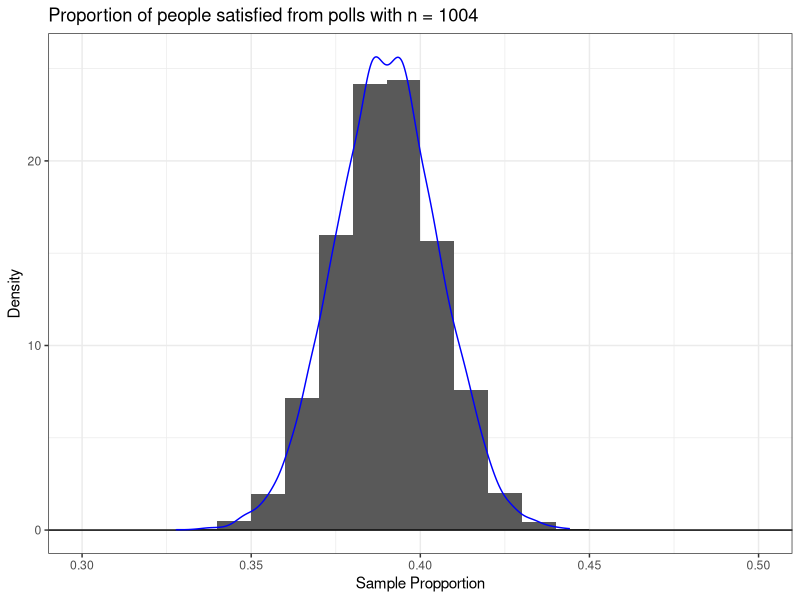
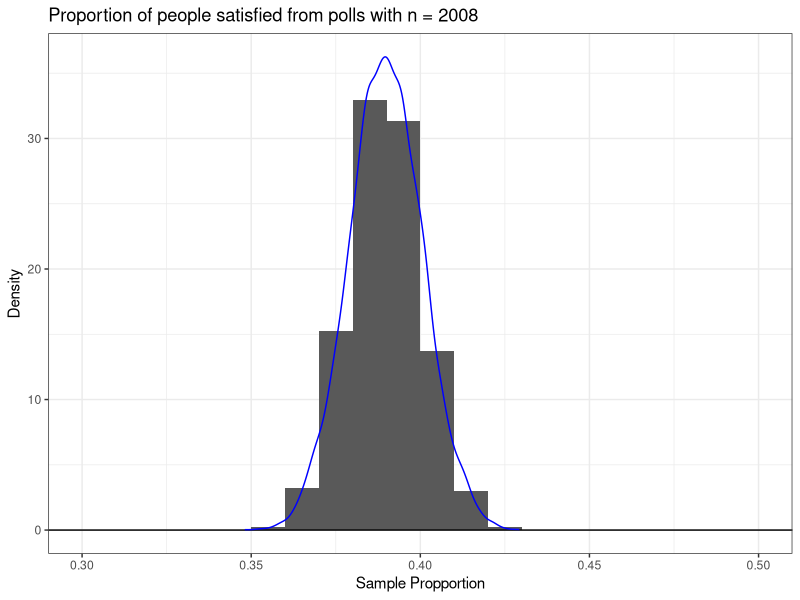

Write R code to recreate these figures, in order.
#Lab 10
install.packages("tidyverse")
install.packages("ggplot2")
install.packages("patchwork")
library(tidyverse)
library(ggplot2)
library(patchwork)

simulations = 10000
sample.size1 = 1004
p.true = 0.39
poll.data1 = rbinom(simulations, sample.size1, p.true)/sample.size1
df1 = data.frame(x=poll.data1)
histogram.plot1 = ggplot(data = df1, aes(x=x))+         
  geom_histogram(aes(y=after_stat(density)),
                 breaks=seq(0.3,0.5,0.01)) +
  geom_hline(yintercept=0)+                      
  theme_bw()+                                     
  geom_density(color = "blue") +
  xlab("Sample Propportion")+                 
  ylab("Density")+             
  labs(color = "", title = "Proportion of people satisfied from polls with n = 1004")
histogram.plot1

range1 = quantile(poll.data1, c(0.025, 0.975)) #(.3595618, .4203187), range = 0.0607569
MOE1 = (range1[2]-range1[1])/2 #MOE = 0.03037845, approx 3%

sample.size2 = 2008
poll.data2 = rbinom(simulations, sample.size2, p.true)/sample.size2
df2 = data.frame(x=poll.data2)
histogram.plot2 = ggplot(data = df2, aes(x=x))+                 
  geom_histogram(aes(y=after_stat(density)),
                 breaks=seq(0.3,0.5,0.01)) +
  geom_hline(yintercept=0)+                                 
  theme_bw()+                                                     
  geom_density(color = "blue") +
  xlab("Sample Propportion")+                                     
  ylab("Density")+                              
  labs(color = "", title = "Proportion of people satisfied from polls with n = 2008")
histogram.plot2

range2 = quantile(poll.data2, c(0.025, 0.975)) #(0.3685259, 0.4113546), range = 0.0428287 
MOE2 = (range2[2]-range2[1])/2 #MOE = 0.02141435, approx 2%

#Task 2: resampling
n = 1004
yes = round(n*p.true)
og.sample = tibble(id = 1:n,
                   measurement = c(rep(1, yes), rep(0,n-yes)))
og.sample |>
  summarize(mean = mean(measurement))
resamples = numeric(10000)
for(i in 1:10000){
  resample = sample(x = og.sample$measurement,
                    size = n,
                    replace = T)
  resamples[i] = mean(resample)
}
resamples.df = data.frame(x = resamples)
resampling.plot = ggplot(data = resamples.df, aes(x=x))+                 
  geom_histogram(aes(y=after_stat(density)),
                 breaks=seq(0.3,0.5,0.01)) +
  geom_hline(yintercept=0)+                                 
  theme_bw()+                                                     
  geom_density(color = "blue") +
  xlab("Resample Propportion")+                                     
  ylab("Density")+                              
  labs(color = "", title = "Resampling proportion of people satisfied with n = 1004")

resampling.range = quantile(resamples, c(0.025, 0.975)) #(0.3595618, 0.4213147 ), range = 0.0617529
resampling.MOE = (resampling.range[2]-resampling.range[1])/2 #MOE = 0.03087649 , approx 3%

#Task 3: Simulation over n and p
simulations = 10000
n.vec = seq(100, 3000, by = 10)
p.vec = seq(.01, .99, by = .01)
matrix = expand.grid(n = n.vec, p = p.vec)
dim(matrix)
MOE.vec = numeric(57618)
for(i in 1:length(n.vec)){
  for(j in 1:length(p.vec)){
    n.val = n.vec[i]
    p.val = p.vec[j]
    data = rbinom(simulations, n.val, p.val)/n.val
    range = quantile(data, c(0.025,0.975))
    MOE = (range[2]-range[1])/2
    MOE.vec= append(MOE.vec, MOE)
  }
}

